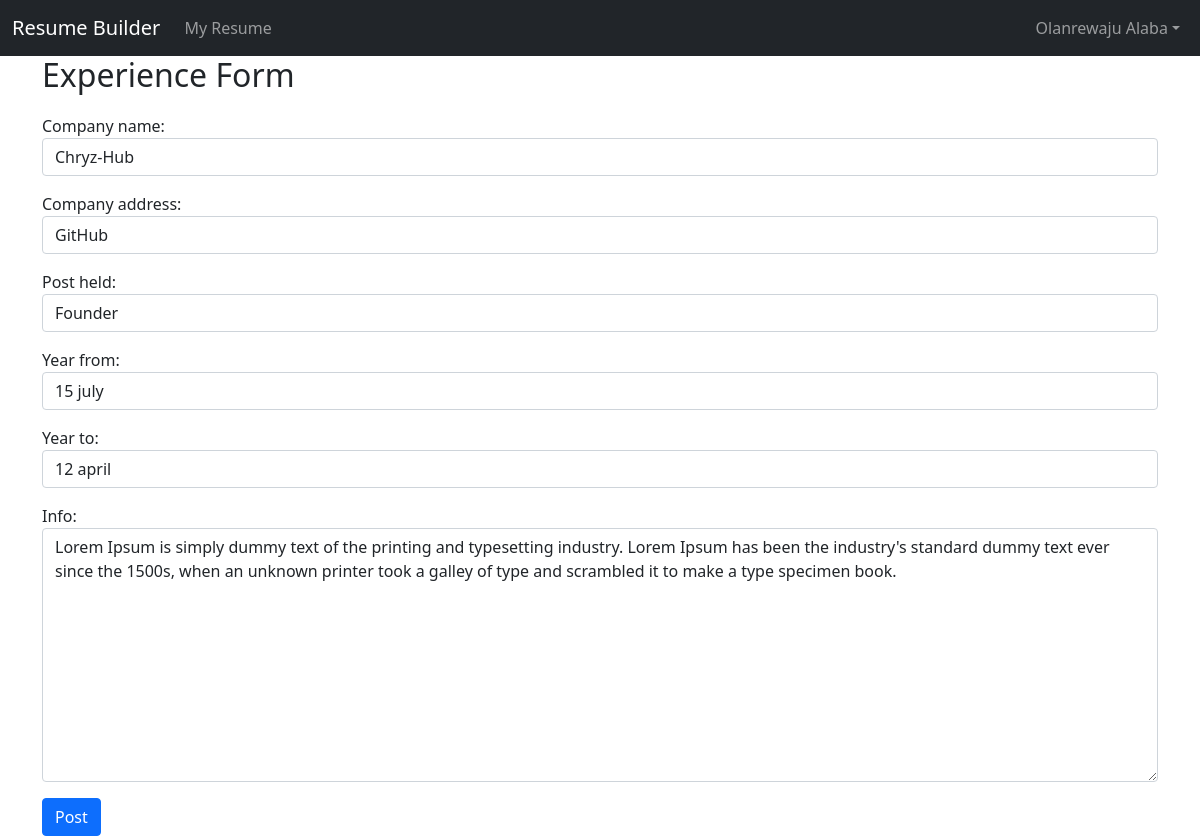
Page /edit_experience/2 (signed in) on the committed database.
### my_resume/models.py (models this page shows, shortened)
class Experience(models.Model):
    user = models.ForeignKey(User, on_delete = models.CASCADE)
    company_name = models.CharField(max_length=100)
    company_address = models.CharField(max_length=200)
    post_held = models.CharField(max_length=30)
    year_from = models.CharField(max_length=20)
    year_to = models.CharField(max_length=20)
    info = models.TextField()

### my_resume/views.py (the view)
# urls.py: path('edit_experience/<int:pk>', EditExperience, name = 'edit_experience'),
@login_required(login_url='login')
def EditExperience(request, pk):
        experience = get_object_or_404(Experience, pk=pk)
        form = ExperienceForm(instance=experience)
        if request.method == 'POST':
            form = ExperienceForm(request.POST, instance=experience)
            if form.is_valid():
                form.save()
                return redirect('resume')
        context = {'form':form}
        return render(request, 'create_experience.html', context)

### my_resume/forms.py
class ExperienceForm(forms.ModelForm):
    class Meta:
        model= Experience
        exclude = ["user"]
        fields=['company_name', 'company_address', 'post_held', 'year_from', 'year_to', 'info']
        widgets={
                'company_name':forms.TextInput(attrs={'class':'form-control', 'placeholder':'Company name'}),
                'company_address':forms.TextInput(attrs={'class':'form-control', 'placeholder':'Company address'}),
                'post_held':forms.TextInput(attrs={'class':'form-control', 'placeholder':'Position held'}),
                'year_from':forms.TextInput(attrs={'class':'form-control', 'placeholder':'Month and year started    July 20th 2007'}),
                'year_to':forms.TextInput(attrs={'class':'form-control', 'placeholder':'Month and year ended  Ongoing'}),
                'info':forms.Textarea(attrs={'class':'form-control', 'placeholder':'More information'}),
        }

### my_resume/templates/create_experience.html (shortened to what this page needs)
{% extends 'base.html' %}
{% block content %}
<div class="form-group">
<h2 style="margin-bottom: 20px;">Experience Form</h2>
<form  method="POST">
    {{ form.as_p}}
    <button class="btn btn-primary" type="submit">Post</button>
</form>
</div>
{% endblock %}

### my_resume/templates/base.html (shortened to what this page needs)
<!DOCTYPE html>
<html lang="en">
<head>
    <link href="https://cdn.jsdelivr.net/npm/bootstrap@5.0.1/dist/css/bootstrap.min.css" rel="stylesheet">
</head>
<body>
      <nav class="navbar navbar-expand-lg navbar-dark bg-dark">
        <div class="container-fluid">
            <a class="navbar-brand">Resume Builder</a>
            <div class="collapse navbar-collapse" id="navbarContent">
              {% if user.is_authenticated %}
                  <ul class="navbar-nav me-auto mb-2 mb-lg-0">
                      <li class="nav-item">
                          <a class="nav-link" href="{% url 'resume' %}">My Resume</a>
                      </li>
                  </ul>
                  <ul class="navbar-nav">
                    <li class="nav-item dropdown">
                        <a class="nav-link dropdown-toggle" href="#" id="navbarDropdown" role="button" data-bs-toggle="dropdown" aria-expanded="false">{{ user.first_name|title }} {{user.last_name|title }}</a>
                    </li>
                </ul>
              {% else %}
                  <ul class="navbar-nav me-auto mb-2 mb-lg-0">
                    <li class="nav-item">
                        <a class="nav-link" href="{% url 'login' %}">My Resume</a>
                    </li>
                </ul>
                {% endif %}
            </div>
        </div>
    </nav>
    <div class="container">
        {% block content %}
        {% endblock %}
    </div>
</body>
</html>

### rows in the picture
Experience: company_name "Chryz-Hub", company_address "GitHub", post_held "Founder", year_from "15 july", year_to "12 april", info "Lorem Ipsum is simply dummy text of the printing and typesetting industry. Lorem Ipsum has been the industry's standard dummy text ever since the 1500s, when an unknown printer took a galley of type and scrambled it to make a type specimen book."

### other values in the picture
{{ user.first_name|title }} "Olanrewaju"
{{ user.last_name|title }} "Alaba"
